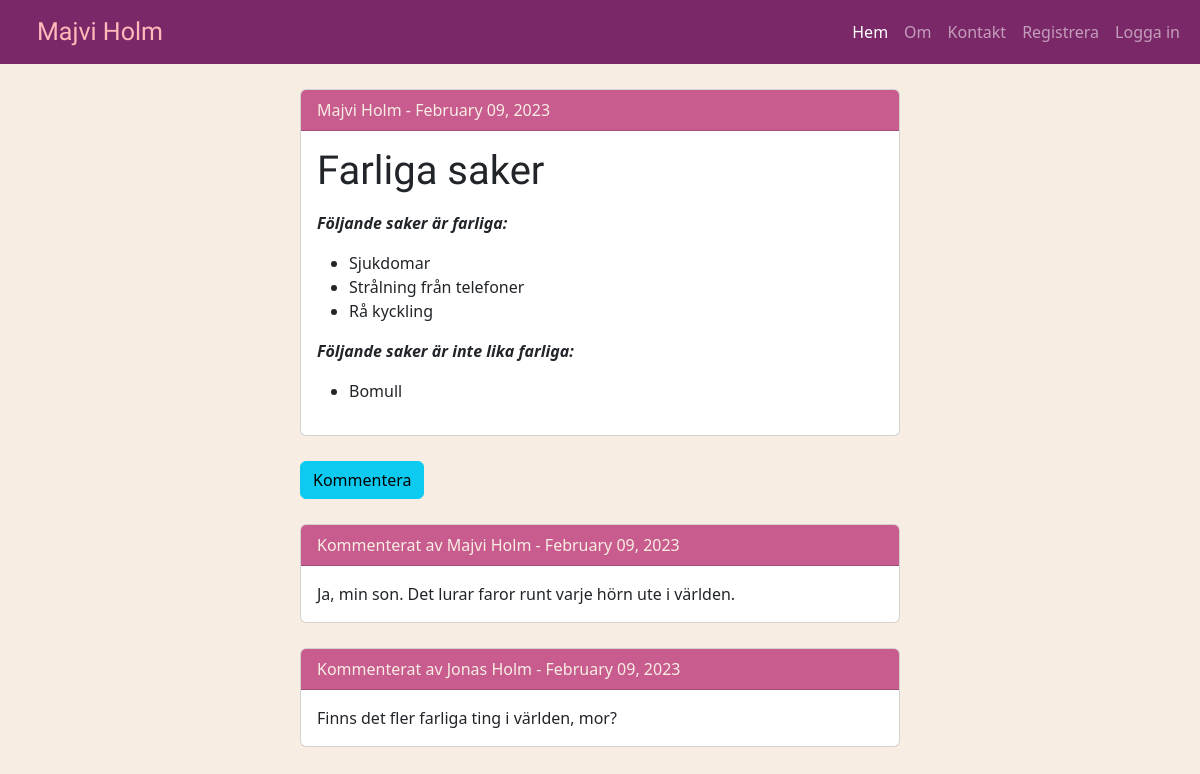
Page /show-post/1 on the committed database.
### main.py (models this page shows)
class User(UserMixin, db.Model):
    __tablename__ = "users"
    id = db.Column(db.Integer, primary_key=True)
    email = db.Column(db.String(100), unique=True)
    password = db.Column(db.String(100))
    name = db.Column(db.String(1000))
    posts = relationship("BlogPost", back_populates="author")
    comments = relationship("Comment", back_populates="comment_author")

class BlogPost(db.Model):
    __tablename__ = "blog_posts"
    id = db.Column(db.Integer, primary_key=True)
    title = db.Column(db.String(250), unique=True, nullable=False)
    subtitle = db.Column(db.String(250), nullable=False)
    date = db.Column(db.String(250), nullable=False)
    body = db.Column(db.Text, nullable=False)
    img_url = db.Column(db.String(250), nullable=False)
    author_id = db.Column(db.Integer, db.ForeignKey("users.id"))
    author = relationship("User", back_populates="posts")
    comments = relationship("Comment", back_populates="parent_post")

class Comment(db.Model):
    __tablename__ = "comments"
    id = db.Column(db.Integer, primary_key=True)
    text = db.Column(db.Text, nullable=False)
    date = db.Column(db.String(250), nullable=False)
    post_id = db.Column(db.Integer, db.ForeignKey("blog_posts.id"))
    parent_post = relationship("BlogPost", back_populates="comments")
    author_id = db.Column(db.Integer, db.ForeignKey("users.id"))
    comment_author = relationship("User", back_populates="comments")

### main.py (the view)
@app.route("/show-post/<post_id>")
def show_post(post_id):
    user = None
    if current_user.is_authenticated:
        user = current_user
    post = BlogPost.query.get(post_id)
    return render_template(
        "show-post.html",
        title="Ska ändras",
        post=post,
        user=user,
        logged_in=current_user.is_authenticated
    )

### templates/show-post.html (shortened to what this page needs)
{% extends "layout.html" %}
{% block contents %}
<div class="card">
  <div class="card-header">
    {{post.author.name}} - {{post.date}}
  </div>
  <div class="card-body">
    <h1 class="card-title">{{ post.title }}</h1>
    <p class="card-text">{{ post.body | safe}}</p>
  </div>
</div>
<div>
    <a href="{{ url_for('comment_post', post_id=post.id) }}" class="btn btn-info">Kommentera</a>
</div>
{% for i in post.comments|reverse: %}
<div class="card">
  <div class="card-header">
    Kommenterat av {{i.comment_author.name}} - {{ i.date }}
  </div>
  <div class="card-body comment">
    <p class="card-text">{{ i.text | safe}}</p>
  </div>
</div>
{% endfor %}
{% endblock contents %}

### static/main.css (style rules this page uses)
body { background-color: #F8EDE3; }
h1 { font-family: 'Norican', cursive; color: #9D3C72; }
.comment { padding-top: 0px; padding-bottom: 0px; }
.card-header { background-color: #C85C8E; color: #F8EDE3; }
.card { width: 600px; margin: 25px auto 25px; }

### rows in the picture
User: author.name "Majvi Holm"
BlogPost: date "February 09, 2023", title "Farliga saker", body "Följande saker är farliga: Sjukdomar Strålning från telefoner Rå kyckling Följande saker är inte lika farliga: Bomull"
Comment: comment_author.name "Majvi Holm", date "February 09, 2023", text "Ja, min son. Det lurar faror runt varje hörn ute i världen."
Comment: comment_author.name "Jonas Holm", date "February 09, 2023", text "Finns det fler farliga ting i världen, mor?"
